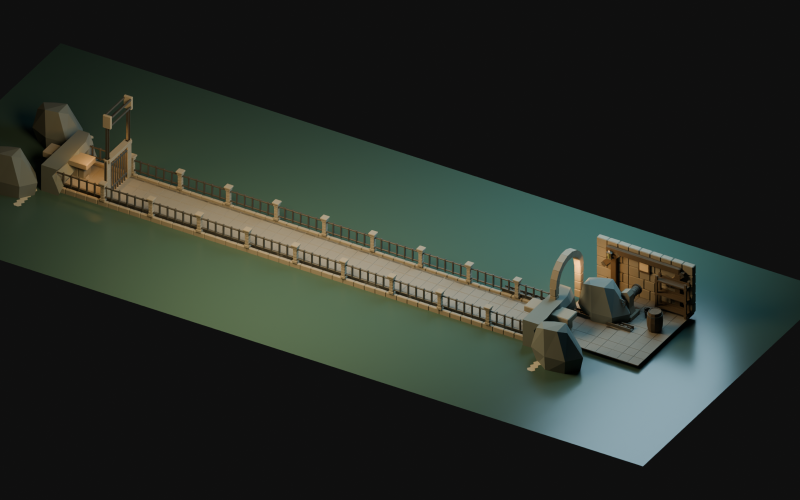
#> input picture Tools/ChainCrossingKit/Output/Renders/DIORAMA.png, 1600 x 1000 px, given in place of 01-closed.png, which was not available (shown at 1/2 size)
$ python make_contact_sheet.py
#> lines starting #> are read from the running program, lines starting #| are printed output that depends on the picture; pictures that were not available may be replaced by others from this repository, and a replacement may not be noted
from PIL import Image,ImageOps,ImageDraw,ImageFont
from pathlib import Path
out=Path(__file__).resolve().parent
shots=[('01-closed','CLOSED / raised pot, patch, sewn spine'),('02-open','OPEN / widget-ready page UVs'),('03-rear','REAR / repair patch and corner guards'),('04-side','PROFILE / slim physical page block'),('05-page-turn','TURN / eight-bone flexible leaf'),('08-opening','OPENING / real cover hinge')]
sheet=Image.new('RGB',(2400,1460),'#302c24'); d=ImageDraw.Draw(sheet)
#> after `sheet = Image.new('RGB', (2400, 1460), '#302c24')`:
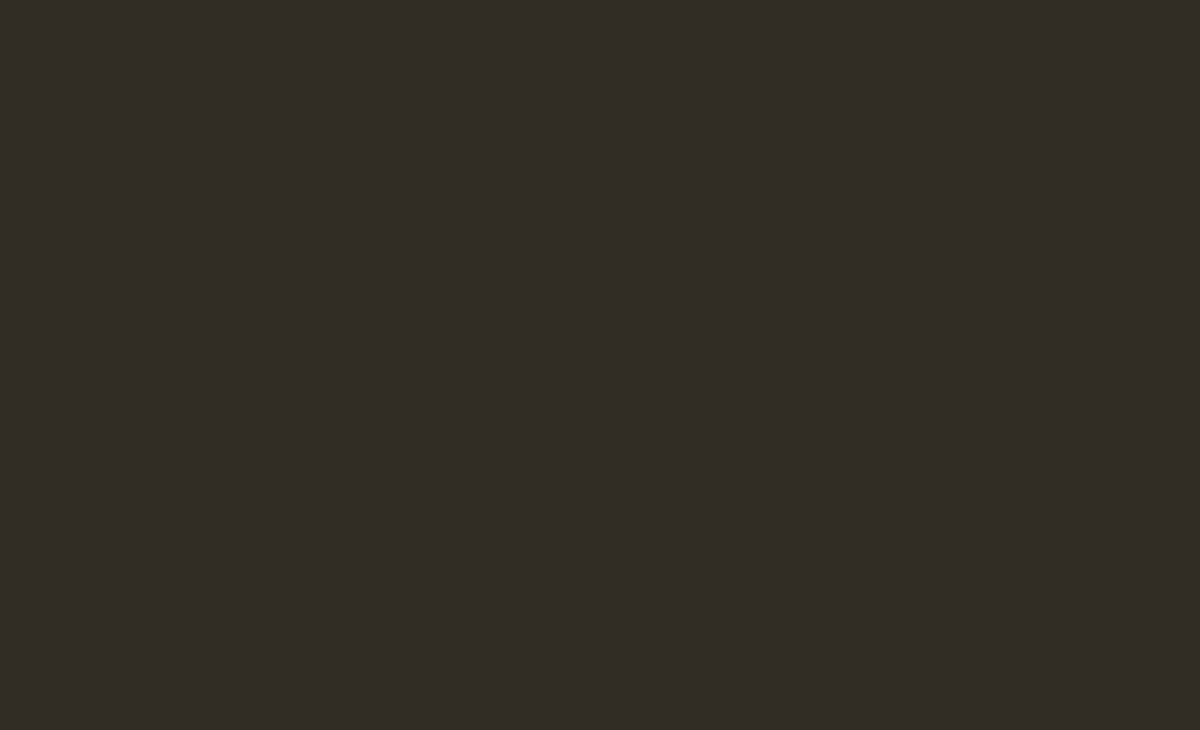
#> sheet: PIL image 2400x1460 RGB (shown at 1/2 size); mean R, G, B 48, 44, 36
try: font=ImageFont.truetype('C:/Windows/Fonts/arial.ttf',22)
except OSError: font=ImageFont.load_default()
for i,(f,label) in enumerate(shots):
 x=(i%3)*800; y=(i//3)*730
 im=Image.open(out/'Renders'/f'{f}.png').convert('RGB'); im=ImageOps.contain(im,(790,680))
#> after `im = ImageOps.contain(im, (790, 680))`:
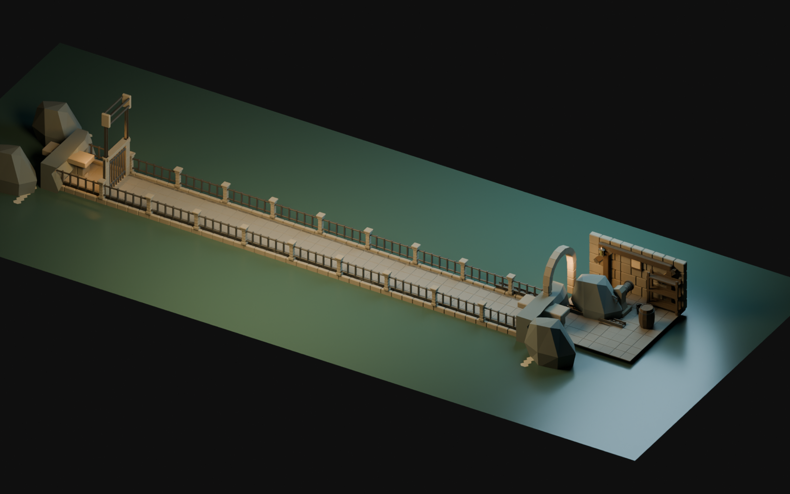
#> im: PIL image 790x494 RGB; mean R, G, B 41.1, 46.7, 40.3
 sheet.paste(im,(x+(800-im.width)//2,y+(680-im.height)//2))
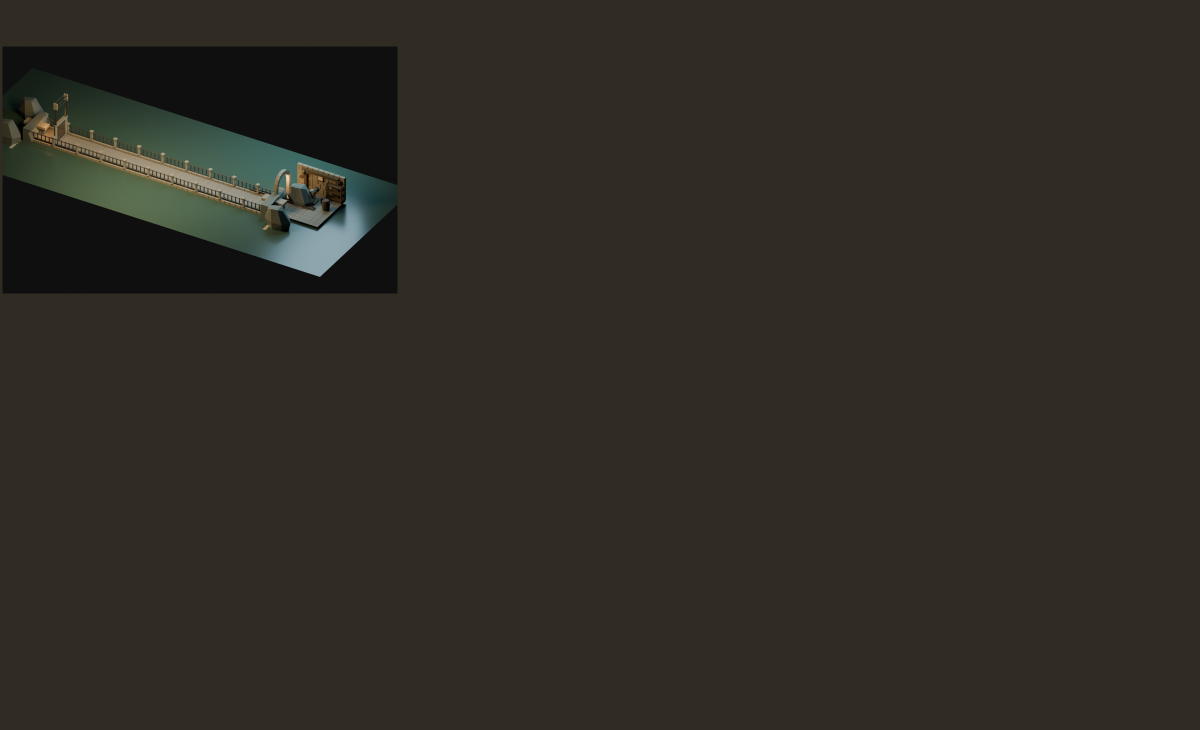
#> sheet: PIL image 2400x1460 RGB (shown at 1/2 size); mean R, G, B 47.2, 44.3, 36.5
 d.text((x+20,y+690),label,font=font,fill='#ead7af')
#> pass 2 of the loop `for i,(f,label) in enumerate(shots):`:
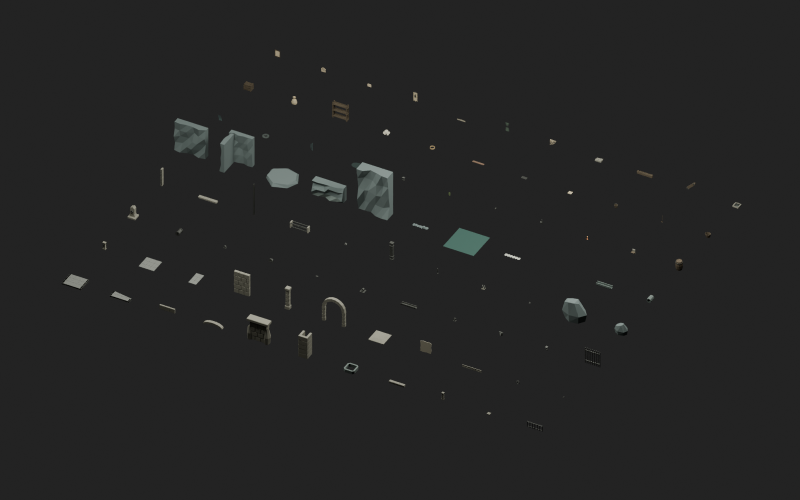
#> input picture Tools/ChainCrossingKit/Output/Renders/KIT_LIBRARY.png, 1600 x 1000 px, given in place of 02-open.png, which was not available (shown at 1/2 size)
#> im: PIL image 1600x1000 RGB
#> `im = ImageOps.contain(im, (790, 680))`:
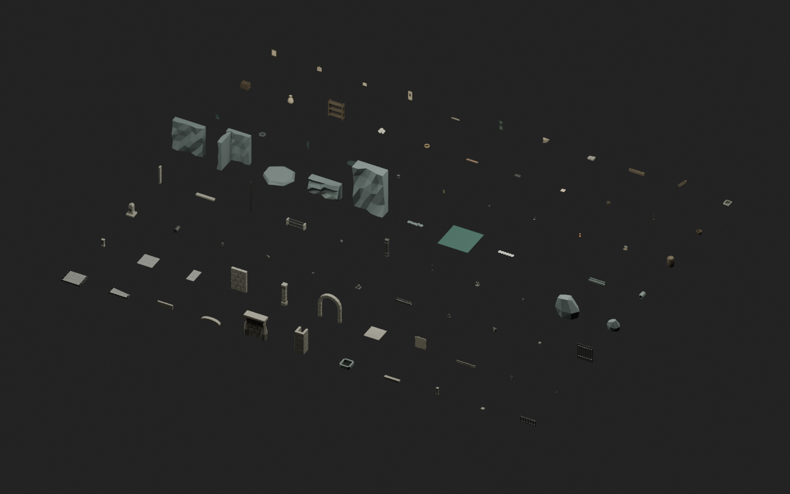
#> im: PIL image 790x494 RGB; mean R, G, B 36.1, 36.4, 36.2
#> `sheet.paste(im,(x+(800-im.width)//2,y+(680-im.height)//2))`:
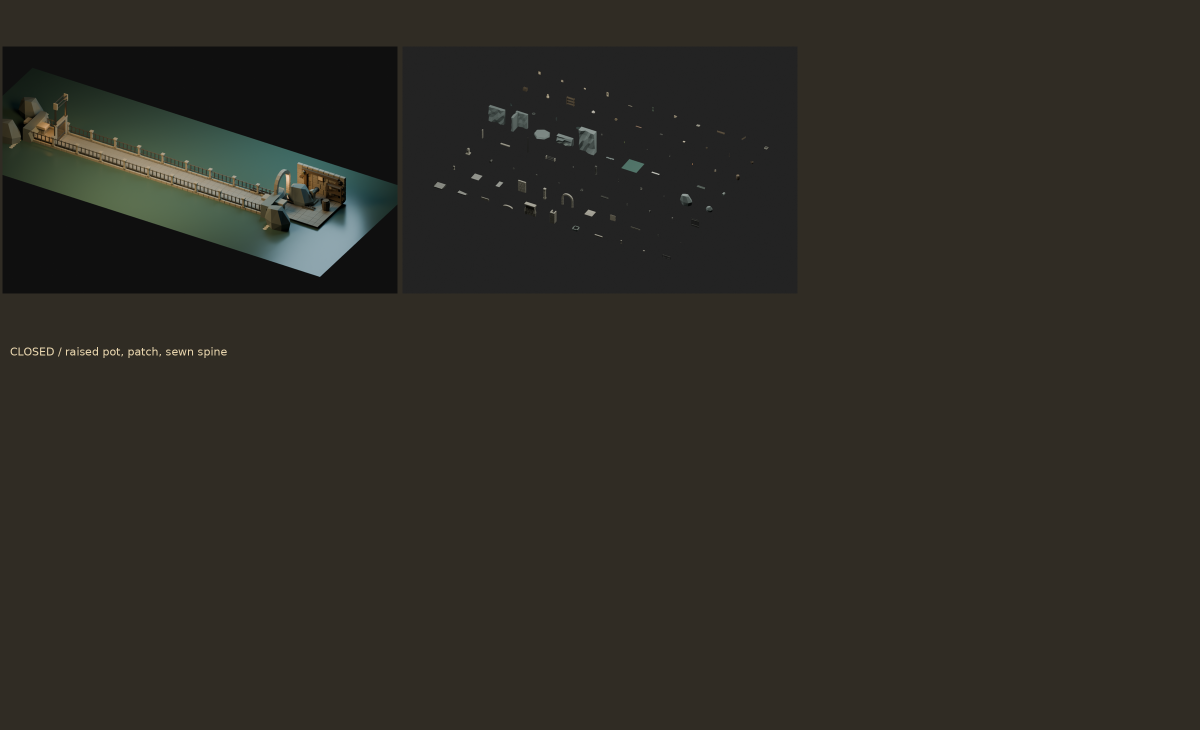
#> sheet: PIL image 2400x1460 RGB (shown at 1/2 size); mean R, G, B 46, 43.6, 36.6
#> (the run stopped early here; a loop or call above may not have finished)
